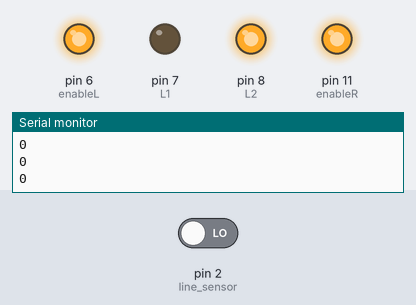
A sketch run on a simulated Arduino Uno, built with avr-gcc and run on an emulated ATmega328P. Parts: output pins drawn as LEDs (lit = HIGH), the last lines printed to the serial monitor. The inputs (shaded band) are chosen by the test bench; at power-on: pin 2 (line_sensor) LOW. Pins used as bus, display or sensor lines are not drawn.

Above: at 1.2 s.
1.3 s: pin 2 (line_sensor) driven HIGH
At 2.5 s:
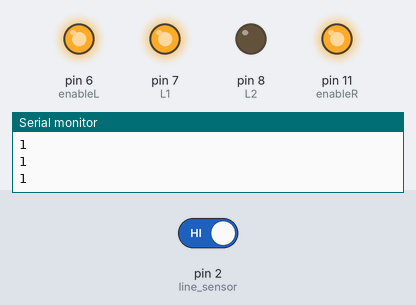
2.8 s: pin 2 (line_sensor) driven LOW
At 3.8 s:
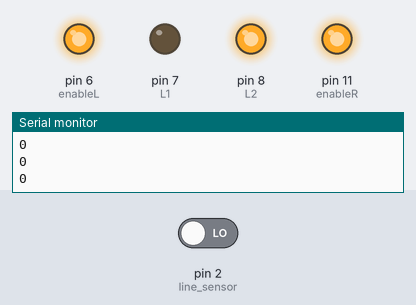
Timing chart, 0 to 5.8 s (numbered marks = the images above; inputs shaded):
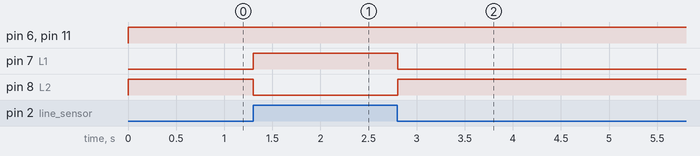

Measured:
- after the input at 1.3 s, pin 7 (L1): LOW → HIGH at once; pin 8 (L2): HIGH → LOW at once
- after the input at 2.8 s, pin 7 (L1): HIGH → LOW at once; pin 8 (L2): LOW → HIGH at once

The sketch:

LineSensorCode.ino
```cpp
int enableL = 6;
int enableR = 11;

int L1 = 7;
int L2 = 8;
int R1 = 12;
int R2 = 13;

int line_sensor = 2;

void setup() {
  // put your setup code here, to run once:
  pinMode(enableL,OUTPUT);
  pinMode(enableR,OUTPUT);
  pinMode(L1,OUTPUT);
  pinMode(L2,OUTPUT);
  pinMode(R1,OUTPUT);
  pinMode(R2,OUTPUT);
  pinMode(line_sensor,INPUT);

  Serial.begin(9600);
}

void loop() {
  // put your main code here, to run repeatedly:
  Serial.println(digitalRead(line_sensor));
  if (digitalRead(line_sensor) == 1){
  analogWrite(enableL,255);
  digitalWrite(L1,HIGH);
  digitalWrite(L2,LOW);
  analogWrite(enableR,255);
  digitalWrite(R1,HIGH);
  digitalWrite(R2,LOW);
  delay(100);
  }
  else{
  analogWrite(enableL,255);
  digitalWrite(L1,LOW);
  digitalWrite(L2,HIGH);
  analogWrite(enableR,255);
  digitalWrite(R1,LOW);
  digitalWrite(R2,HIGH);
  delay(100);
  }
}
```
